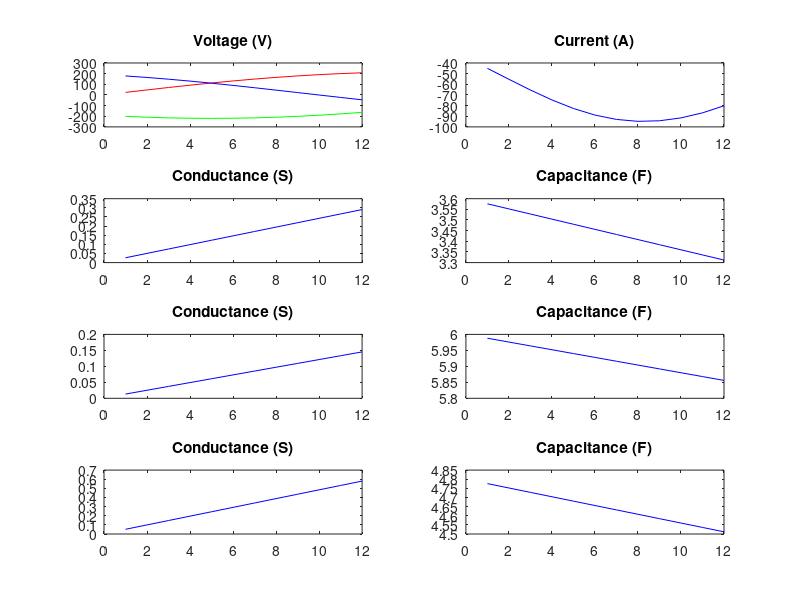
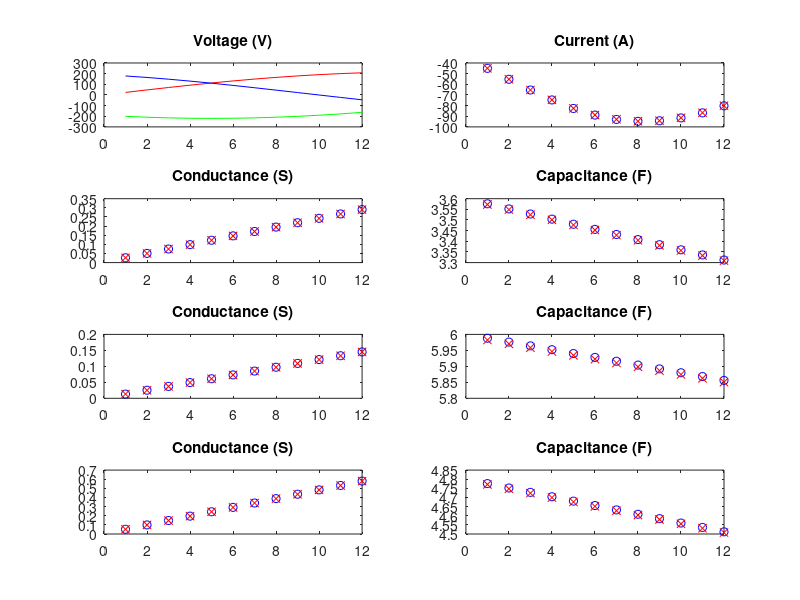
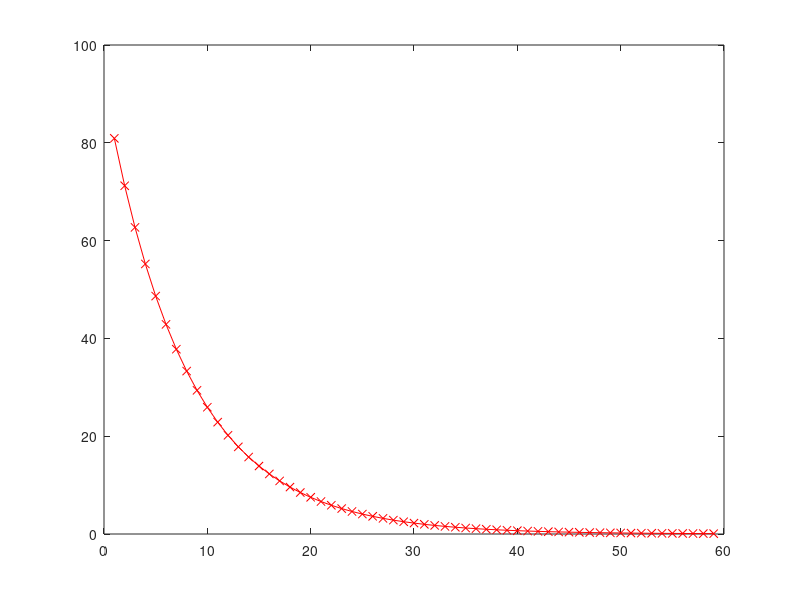

The MATLAB source for these figures, in order:
function ret = rcmeter_3p()
  EpochMax = 1000;
  solvRate = 0.01;
  beta = 0.998;
  Cycl = 1;
  Len = 12;
  Vp = 220;
  w = 2*pi*Cycl/Len/5;

  n_t = 1:1:Len;
  a1_t = [ 0.0002 0.002 ];
  b1_t = [ 0.3 -0.002 ];
  a2_t = [ 0.0001 0.001 ];
  b2_t = [ 0.5 -0.001 ];
  a3_t = [ 0.0003 0.004 ];
  b3_t = [ 0.4 -0.002 ];

  a1th = length(a1_t);
  a2th = length(a2_t);
  a3th = length(a3_t);
  b1th = length(b1_t);
  b2th = length(b2_t);
  b3th = length(b3_t);
  vars_num =  a1th + b1th + a2th + b2th + a3th + b3th;

  V1_t = Vp*sin(w*n_t) + Vp*0.01*sin(3*w*n_t);
  V2_t = Vp*sin(w*n_t + 2*pi/3) + Vp*0.003*sin(5*w*n_t);
  V3_t = Vp*sin(w*n_t - 2*pi/3);

  dV1dn_t = w*Vp*cos(w*n_t) + 3*w*Vp*0.01*cos(3*w*n_t);
  dV2dn_t = w*Vp*cos(w*n_t + 2*pi/3) + 5*w*Vp*0.003*cos(5*w*n_t);
  dV3dn_t = w*Vp*cos(w*n_t - 2*pi/3);

  function ret = polyFunc(a, x)
    ret = 0;
    for m=1:1:length(x)
      for p=1:1:length(a)
        ret += a(p).*x.^(p-1);
      endfor
    endfor
  endfunction

  function ret = diff_polyFunc(a, x)
    ret = 0;
    for m=1:1:length(x)
      for p=1:1:length(a)
        ret += (p-1)*a(p).*x.^(p-2);
      endfor
    endfor
  endfunction

  function ret = Current(v, dvdn, g, c, dcdn)
    ret = ( g + dcdn ) .* v + c .* dvdn;
  endfunction

  function ret = ErrorSquare(it, ir, N)
    ret = 0;
    for m=N
      err = ir(m) - it(m);
      ret += err*err/length(N);
    endfor
    ret = sqrt(ret);
  endfunction

  function [g, c, dcdn] = refreshValues(a, b, x)
    g = polyFunc(a, x);
    c = polyFunc(b, x);
    dcdn = diff_polyFunc(b, x);
  endfunction

  function ret = Avg(val, len)
    ret = 0;
    for k=1:1:len
      ret += val(k)/len;
    endfor
  endfunction

  [G1_t, C1_t, dC1dn_t] = refreshValues(a1_t, b1_t, n_t);
  [G2_t, C2_t, dC2dn_t] = refreshValues(a2_t, b2_t, n_t);
  [G3_t, C3_t, dC3dn_t] = refreshValues(a3_t, b3_t, n_t);
  I_t = Current(V1_t, dV1dn_t, G1_t, C1_t, dC1dn_t) + ...
        Current(V2_t, dV2dn_t, G2_t, C2_t, dC2dn_t) + ...
        Current(V3_t, dV3dn_t, G3_t, C3_t, dC3dn_t);

  inputGraph = figure(1);
  subplot(4,2,1);
  plot(n_t, V1_t, 'r', n_t, V2_t, 'b',n_t, V3_t, 'g');
  title('Voltage (V)');
  subplot(4,2,2);
  plot(n_t, I_t, 'b');
  title('Current (A)');
  subplot(4,2,3);
  plot(n_t, G1_t, 'b');
  title('Conductance (S)');
  subplot(4,2,5);
  plot(n_t, G2_t, 'b');
  title('Conductance (S)');
  subplot(4,2,7);
  plot(n_t, G3_t, 'b');
  title('Conductance (S)');
  subplot(4,2,4);
  plot(n_t, C1_t, 'b');
  title('Capacitance (F)');
  subplot(4,2,6);
  plot(n_t, C2_t, 'b');
  title('Capacitance (F)');
  subplot(4,2,8);
  plot(n_t, C3_t, 'b');
  title('Capacitance (F)');

  function ret = dIda_k(p, N, v, dvdn)
    pn = p -1;
    ret = 0;
    for m=N
      ret += m^pn*v(m);
    endfor
    ret /= length(N);
  endfunction

  function ret = dIdb_k(p, N, v, dvdn)
    pn = p -1;
    ret = 0;
    for m=N
      ret += pn*m^(pn-1)*v(m) + m^pn*dvdn(m);
    endfor
    ret /= length(N);
  endfunction

  a1_r = zeros(size(a1_t));
  b1_r = zeros(size(b1_t));
  a2_r = zeros(size(a2_t));
  b2_r = zeros(size(b2_t));
  a3_r = zeros(size(a3_t));
  b3_r = zeros(size(b3_t));

  figure(3);
  errt = [];
  Irms = ErrorSquare(I_t, zeros(size(I_t)), n_t);

  for epoch=1:1:EpochMax
    [G1_r, C1_r, dC1dn_r] = refreshValues(a1_r, b1_r, n_t);
    [G2_r, C2_r, dC2dn_r] = refreshValues(a2_r, b2_r, n_t);
    [G3_r, C3_r, dC3dn_r] = refreshValues(a3_r, b3_r, n_t);

    I_r = Current(V1_t, dV1dn_t, G1_r, C1_r, dC1dn_r)+...
          Current(V2_t, dV2dn_t, G2_r, C2_r, dC2dn_r)+...
          Current(V3_t, dV3dn_t, G3_r, C3_r, dC3dn_r);
    Err = ErrorSquare(I_t, I_r, n_t);
    errt = [errt Err];
    plot(errt, 'rx-');
    drawnow;
    printf("%d) %.3f\r\n",epoch, Err);

    if ( Err == 0 ) break; end
    if epoch > 2
      if(errt(epoch) == 0)
        printf("Finish 1\r\n");
        break;
      end
      if( abs( Err / Irms ) < 0.001)
        printf("Finish 2\r\n");
        break;
      end
    end
    solvRate*=beta;

    # dI = dIda * da + dIdb * db
    # I_t0 - I_r0 = dIda * (a_r - a_r0) + dIdb * (b_r - b_r0)
    # B = [I_t0 - I_r0];
    # M = [dIda, dIdb];
    # x = [a_r - a_r0];
    # solv: B = M * x
    # a_r <- a_r + x;

    rows = vars_num;
    batchSize = floor(Len/rows);
    M = [];
    B = [];
    B = [];
    for row= 1:1:rows
      ROW=[];
      n_r=((row-1)*batchSize)+1:1:(row*batchSize);
      for p=1:1:a1th
        ROW = [ROW, dIda_k(p, n_r, V1_t, dV1dn_t)];
      endfor

      for p=1:1:a2th
        ROW = [ROW, dIda_k(p, n_r, V2_t, dV2dn_t)];
      endfor

      for p=1:1:a3th
        ROW = [ROW, dIda_k(p, n_r, V3_t, dV3dn_t)];
      endfor

      for p=1:1:b1th
        ROW = [ROW, dIdb_k(p, n_r, V1_t, dV1dn_t)];
      endfor

      for p=1:1:b2th
        ROW = [ROW, dIdb_k(p, n_r, V2_t, dV2dn_t)];
      endfor

      for p=1:1:b3th
        ROW = [ROW, dIdb_k(p, n_r, V3_t, dV3dn_t)];
      endfor

      I_t0 = Current(V1_t(n_r), dV1dn_t(n_r), G1_t(n_r), C1_t(n_r), dC1dn_t(n_r)) +...
             Current(V2_t(n_r), dV2dn_t(n_r), G2_t(n_r), C2_t(n_r), dC2dn_t(n_r)) +...
             Current(V3_t(n_r), dV3dn_t(n_r), G3_t(n_r), C3_t(n_r), dC3dn_t(n_r));
      I_r0 = Current(V1_t(n_r), dV1dn_t(n_r), G1_r(n_r), C1_r(n_r), dC1dn_r(n_r)) +...
             Current(V2_t(n_r), dV2dn_t(n_r), G2_r(n_r), C2_r(n_r), dC2dn_r(n_r)) +...
             Current(V3_t(n_r), dV3dn_t(n_r), G3_r(n_r), C3_r(n_r), dC3dn_r(n_r));

      M = [M; ROW];
      B = [B; Avg(I_t0 - I_r0, batchSize)];
    endfor

    x_r = inv(M)*B;

    cursor=0;
    for p=1:1:a1th
      a1_r(p) += x_r(p+cursor)*solvRate;
    endfor
    cursor+=a1th;
    for p=1:1:a2th
      a2_r(p) += x_r(p+cursor)*solvRate;
    endfor
    cursor+=a2th;
    for p=1:1:a3th
      a3_r(p) += x_r(p+cursor)*solvRate;
    endfor
    cursor+=a3th;
    for p=1:1:b1th
      b1_r(p) += x_r(p+cursor)*solvRate;
    endfor
    cursor+=b1th;
    for p=1:1:b2th
      b2_r(p) += x_r(p+cursor)*solvRate;
    endfor
    cursor+=b2th;
    for p=1:1:b3th
      b3_r(p) += x_r(p+cursor)*solvRate;
    endfor
  endfor

  inputGraph = figure(2);
  subplot(4,2,1);
  plot(n_t, V1_t, 'r', n_t, V2_t, 'b',n_t, V3_t, 'g');
  title('Voltage (V)');
  subplot(4,2,2);
  plot(n_t, I_t, 'bo', n_t, I_r, 'rx');
  title('Current (A)');
  subplot(4,2,3);
  plot(n_t, G1_t, 'bo', n_t, G1_r, 'rx');
  title('Conductance (S)');
  subplot(4,2,5);
  plot(n_t, G2_t, 'bo', n_t, G2_r, 'rx');
  title('Conductance (S)');
  subplot(4,2,7);
  plot(n_t, G3_t, 'bo', n_t, G3_r, 'rx');
  title('Conductance (S)');
  subplot(4,2,4);
  plot(n_t, C1_t, 'bo', n_t, C1_r, 'rx');
  title('Capacitance (F)');
  subplot(4,2,6);
  plot(n_t, C2_t, 'bo', n_t, C2_r, 'rx');
  title('Capacitance (F)');
  subplot(4,2,8);
  plot(n_t, C3_t, 'bo', n_t, C3_r, 'rx');
  title('Capacitance (F)');

  printf("\r\nTrue Values\r\n");
  printf("G1 = %s\r\n",polyout(flip(a1_t), 'n'));
  printf("C1 = %s\r\n",polyout(flip(b1_t), 'n'));
  printf("G2 = %s\r\n",polyout(flip(a2_t), 'n'));
  printf("C2 = %s\r\n",polyout(flip(b2_t), 'n'));
  printf("G3 = %s\r\n",polyout(flip(a3_t), 'n'));
  printf("C3 = %s\r\n",polyout(flip(b3_t), 'n'));

  printf("\r\nEstimated Values\r\n");
  printf("G1 = %s\r\n",polyout(flip(a1_r), 'n'));
  printf("C1 = %s\r\n",polyout(flip(b1_r), 'n'));
  printf("G2 = %s\r\n",polyout(flip(a2_r), 'n'));
  printf("C2 = %s\r\n",polyout(flip(b2_r), 'n'));
  printf("G3 = %s\r\n",polyout(flip(a3_r), 'n'));
  printf("C3 = %s\r\n",polyout(flip(b3_r), 'n'));
endfunction
